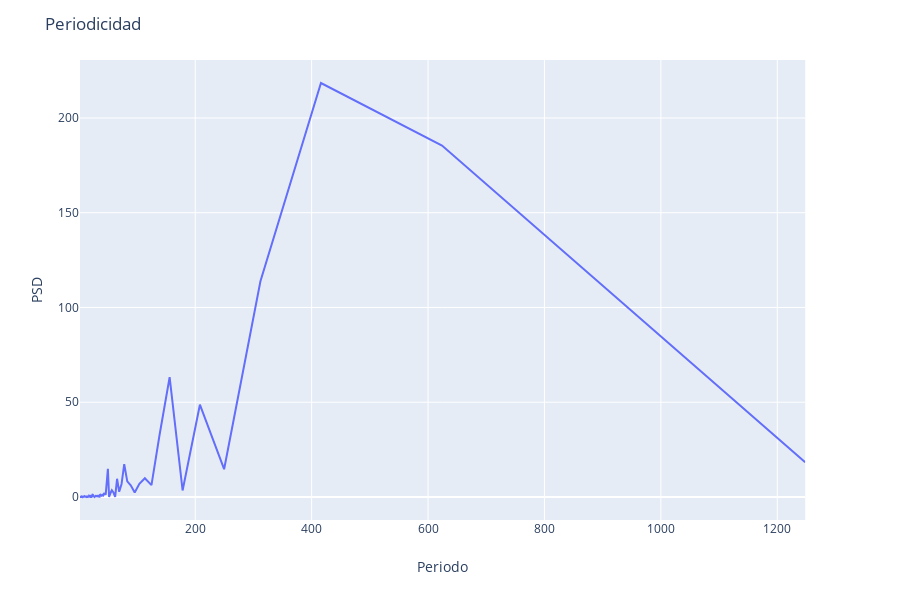

Notebook cell for this chart:
### Markdown cell above
## <font color= #170D5D> <font size = 5> Parte 2: Aspectos estadísticos</font>

### Code cell
vs.get_periodogram(datos_divisa)

### Figure 1 — Plotly figure (JSON) as saved in the notebook; plotly's stock layout.template omitted (floating-point values rounded to 4 significant figures; data arrays with more than 128 entries replaced by an {"elided": "..."} marker saying what was removed)
{"data": [{"hoverlabel": {"namelength": 0}, "hovertemplate": "x=%{x}<br>y=%{y}", "legendgroup": "", "line": {"color": "#636efa", "dash": "solid"}, "mode": "lines", "name": "", "showlegend": false, "type": "scatter", "x": {"elided": "625 float values"}, "xaxis": "x", "y": {"elided": "625 float values"}, "yaxis": "y"}], "layout": {"height": 600, "legend": {"tracegroupgap": 0}, "margin": {"t": 60}, "title": {"text": "Periodicidad"}, "xaxis": {"anchor": "y", "domain": [0, 0.98], "title": {"text": "Periodo"}}, "yaxis": {"anchor": "x", "domain": [0, 1], "title": {"text": "PSD"}}}}
